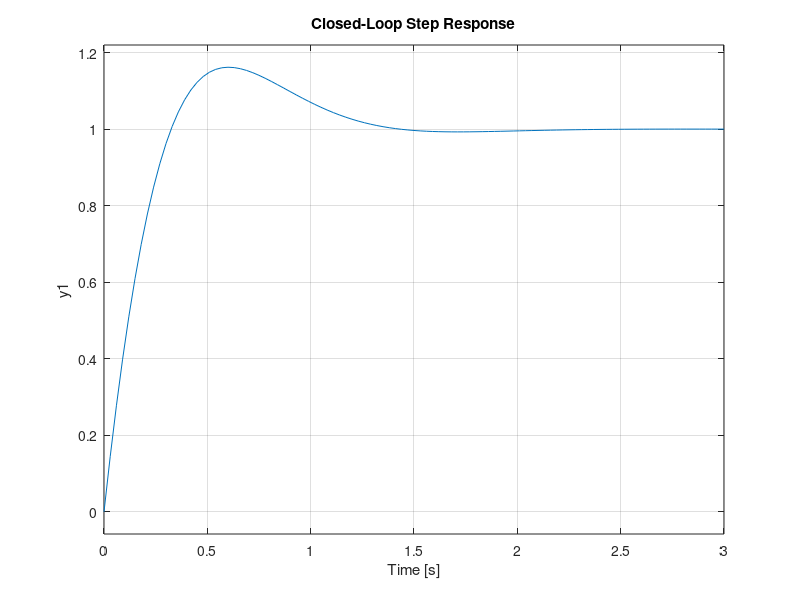

This chart was generated by the following MATLAB code:
% calculate_pi_gains.m
% This script computes PI gains for a first-order system to achieve fast, no-overshoot response

clc; clear;

%% Plant definition
K = 0.13345;       % Plant gain
a = 0.667;         % Denominator coefficient (s + a)
ts = 1; %settling time
% Transfer function: G(s) = K / (s + a)

%% Desired closed-loop specifications
zeta = 0.707;          % Critical damping (no overshoot)
omega_n = 4/ts;       % Natural frequency for fast response

% Desired characteristic polynomial: s^2 + 2*zeta*omega_n*s + omega_n^2
desired_char_poly = [1, 2*zeta*omega_n, omega_n^2];

% Coefficients from PI + plant (denominator of closed-loop system):
% Denominator: s^2 + (a + K*Kp)*s + K*Ki
% Match this with desired_char_poly: [1, 2*zeta*omega_n, omega_n^2]

%% Solve for Kp and Ki
% Let the PI controller be: C(s) = Kp + Ki/s

% Matching:
% Coeff of s: a + K*Kp = 2*zeta*omega_n
% Constant:   K*Ki = omega_n^2

Kp = (2*zeta*omega_n - a)/K;
Ki = omega_n^2 / K;

%% Display results
fprintf('PI Controller Gains: (might need to swap Kp and Ki)\n');
fprintf('Kp = %.4f\n', Kp);
fprintf('Ki = %.4f\n', Ki);

%% Optional: Verify step response
s = tf('s');
G = K / (s + a);
C = Kp + Ki/s;

T = feedback(C*G, 1);
figure;
step(T);
title('Closed-Loop Step Response');
grid on;